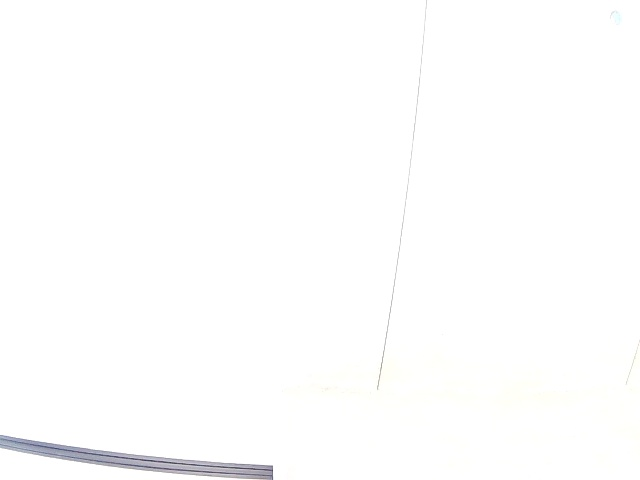
#> input picture src/calibrate/images/1.jpg, 640 x 480 px; its folder holds 4 pictures in this run
$ python calibrate.py
#> lines starting #> are read from the running program, lines starting #| are printed output that depends on the picture; after the words box and inside, x2 and y2 are one past the last pixel; in counts of white or black regions, pixels touching at a corner belong together
#calibrate whatever camera we are using
#src: https://docs.opencv.org/4.x/dc/dbb/tutorial_py_calibration.html

#!!! ->
#todo: make this a video so it can capture multiple photos?
#I also printed out the official chess board so we can use that tomorrow
#!!!! <-

#get variables from cameramatrix like this:
#once we have reliable pictures
#+------------+
# | fx, 0,  cx |
# | 0,  fy, cy |
# | 0,  0,  1  |
#+------------+

'''
Read ->
For better results, the distance between the camera and calibration grid should
be approximately equal to the working distance that you intend to maintain in your
application. Additionally, the resolution and focus of the camera should be maintained
constant while taking pictures.
'''

import numpy as np
import cv2 as cv
import glob

# termination criteria
criteria = (cv.TERM_CRITERIA_EPS + cv.TERM_CRITERIA_MAX_ITER, 30, 0.001)
size = (6,9)
# prepare object points, like (0,0,0), (1,0,0), (2,0,0) ....,(6,5,0)
objp = np.zeros((size[0]*size[1],3), np.float32)

objp[:,:2] = np.mgrid[0:size[0],0:size[1]].T.reshape(-1,2)

# Arrays to store object points and image points from all the images.
objpoints = [] # 3d point in real world space
imgpoints = [] # 2d points in image plane.
images = glob.glob('images/*.jpg')

print(len(images))

numWork = 0
for fname in images:
    img = cv.imread(fname)
#> img is the input picture: shape (480, 640, 3); mean B, G, R 253.6, 253.6, 253.6
    gray = cv.cvtColor(img, cv.COLOR_BGR2GRAY)

    # Find the chess board corners
    ret, corners = cv.findChessboardCorners(gray, size, None)
#> ret = False; corners = None

    # If found, add object points, image points (after refining them)
    if ret == True:
        numWork+=1
        objpoints.append(objp)
        corners2 = cv.cornerSubPix(gray,corners, (11,11), (-1,-1), criteria)
        imgpoints.append(corners)

        # Draw and display the corners
        cv.drawChessboardCorners(img, size, corners2, ret)
        cv.imshow('img', img)
        print("photo works")
#> pass 2 of the loop `for fname in images:`:
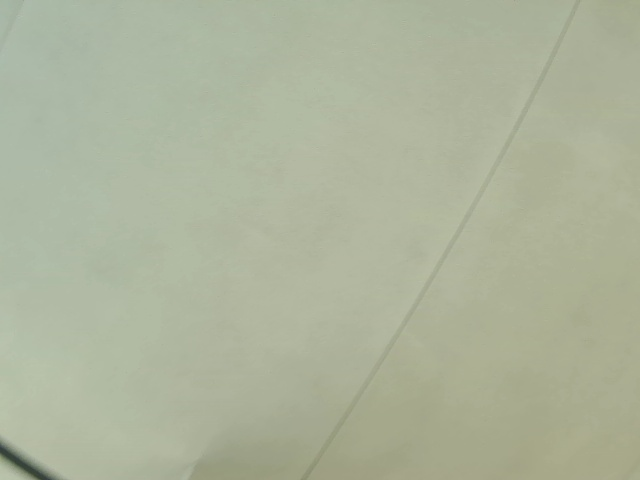
#> input picture src/calibrate/images/10.jpg, 640 x 480 px
#> img is the input picture: shape (480, 640, 3); mean B, G, R 155.9, 179.7, 172.9
#> `gray = cv.cvtColor(img, cv.COLOR_BGR2GRAY)`:
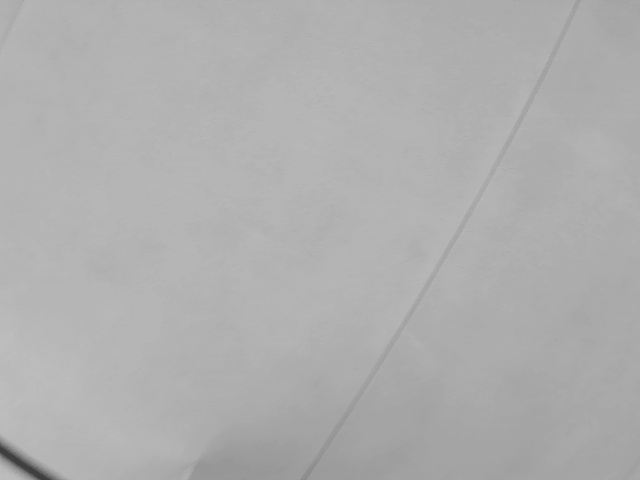
#> gray: shape (480, 640); min 58, max 190, mean 175
#> pass 3 of the loop `for fname in images:`:
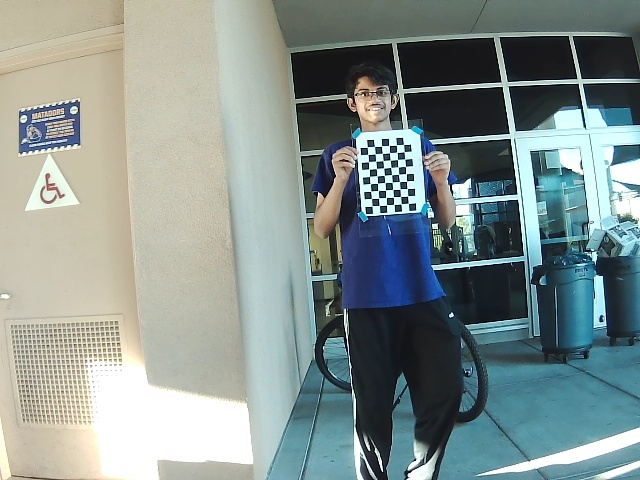
#> input picture src/calibrate/images/103.jpg, 640 x 480 px
#> img is the input picture: shape (480, 640, 3); mean B, G, R 143.2, 146.1, 133.7
#> `gray = cv.cvtColor(img, cv.COLOR_BGR2GRAY)`:
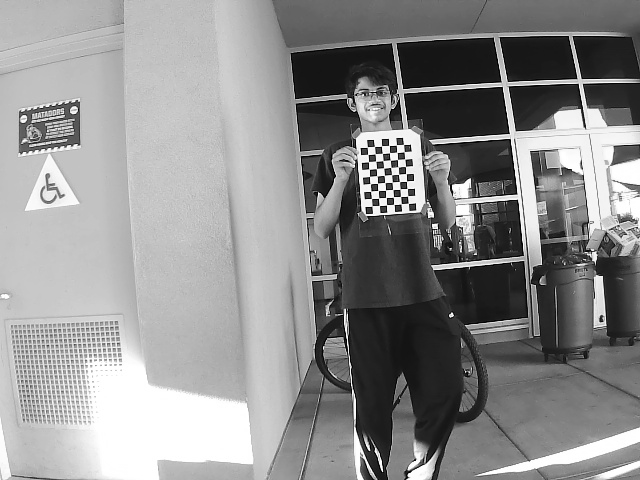
#> gray: shape (480, 640); min 0, max 255, mean 142.1
#> ret = True; corners = 54 rows, first 8: [408.3, 203.3], [401.2, 203.7], [393.7, 204.4], [386.5, 204.8], [379.3, 205.4], [372, 206], [407.6, 195.9], [400.5, 196.5]
#> corners2 = 54 rows, first 8: [407.1, 205.3], [400.8, 205.1], [393.6, 205.5], [386.8, 206.3], [380.3, 207.4], [365.5, 212.6], [406.3, 196.2], [400.4, 196.4]
#> `cv.drawChessboardCorners(img, size, corners2, ret)`:
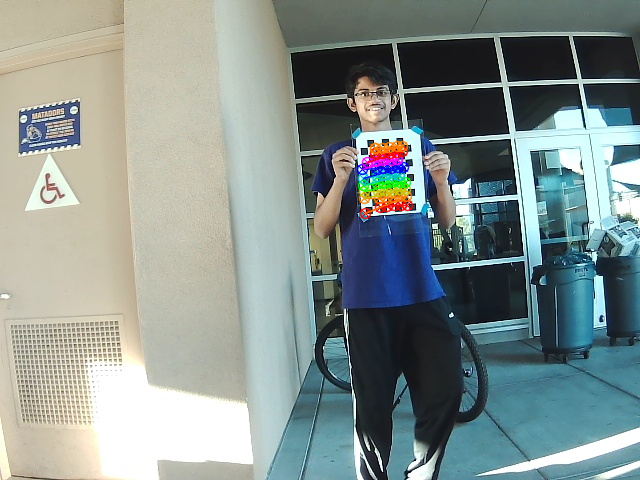
#> img: shape (480, 640, 3); 1.09% of pixels changed, all inside (x1, y1, x2, y2) = (356, 140, 414, 220)
#> the loop made 4 passes; the first 3 are shown
    #cv.waitKey(10)

print(numWork, "work")
#calibrate
#camera matrix, distortion coefficients, rotation and translation vectors
ret, mtx, dist, rvecs, tvecs = cv.calibrateCamera(objpoints, imgpoints, gray.shape[::-1], None, None)

h,  w = img.shape[:2]
#> h = 480; w = 640
newcameramtx, roi = cv.getOptimalNewCameraMatrix(mtx, dist, (w,h), 1, (w,h))

# [7 lines of commented-out code are left out]
dst = cv.undistort(img, mtx, dist, None, newcameramtx)
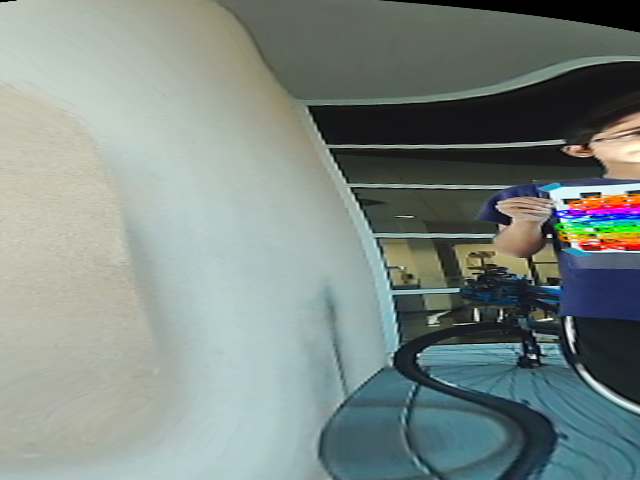
#> dst: shape (480, 640, 3); mean B, G, R 132.1, 137.2, 125.7
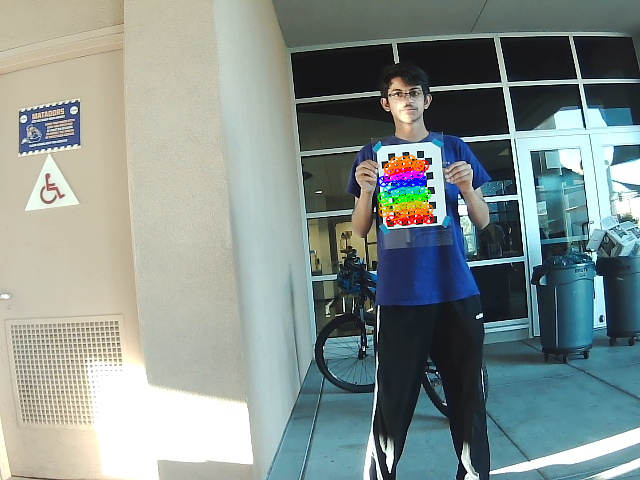
#> img: shape (480, 640, 3); mean B, G, R 141.5, 145.1, 133.4
print('fx = ', mtx[0][0])
print('fy = ', mtx[1][1])
print('cx = ', mtx[0][2])
print('cy = ', mtx[1][2])
# crop the image
x, y, w, h = roi
dst = dst[y:y+h, x:x+w]
cv.imwrite('calibresult.png', dst)
error = 0
for i in range(len(objpoints)):
    projected_points = cv.projectPoints(objpoints[i], rvecs[i], tvecs[i], mtx, dist)[0]
    temp = cv.norm(imgpoints[i], projected_points, cv.NORM_L2)/len(projected_points)
    error += temp

error /= len(objpoints)
print("Error: ", error)
cv.waitKey(0)
